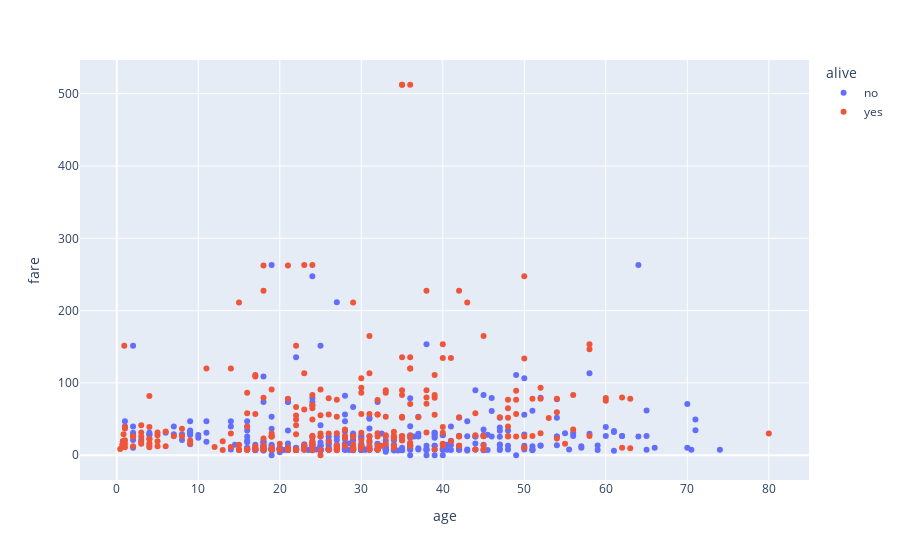

Notebook code for this chart:
### Markdown cell above
**Plotly using express**

### Code cell
px.scatter(x= 'age', y='fare',data_frame=titanic, color= 'alive')

### Figure 1 — Plotly figure (JSON) as saved in the notebook; plotly's stock layout.template omitted (floating-point values rounded to 4 significant figures; data arrays with more than 128 entries replaced by an {"elided": "..."} marker saying what was removed)
{"data": [{"hovertemplate": "alive=no<br>age=%{x}<br>fare=%{y}<extra></extra>", "legendgroup": "no", "marker": {"color": "#636efa", "symbol": "circle"}, "mode": "markers", "name": "no", "orientation": "v", "showlegend": true, "type": "scatter", "x": {"elided": "549 float values"}, "xaxis": "x", "y": {"elided": "549 float values"}, "yaxis": "y"}, {"hovertemplate": "alive=yes<br>age=%{x}<br>fare=%{y}<extra></extra>", "legendgroup": "yes", "marker": {"color": "#EF553B", "symbol": "circle"}, "mode": "markers", "name": "yes", "orientation": "v", "showlegend": true, "type": "scatter", "x": {"elided": "342 float values"}, "xaxis": "x", "y": {"elided": "342 float values"}, "yaxis": "y"}], "layout": {"legend": {"title": {"text": "alive"}, "tracegroupgap": 0}, "margin": {"t": 60}, "xaxis": {"anchor": "y", "domain": [0, 1], "title": {"text": "age"}}, "yaxis": {"anchor": "x", "domain": [0, 1], "title": {"text": "fare"}}}}
